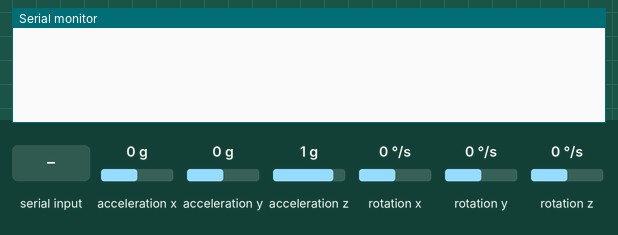
Bench run of a sketch on a simulated Arduino Uno, built with avr-gcc and run on an emulated ATmega328P. On the bench: the last lines printed to the serial monitor. Wiring (inferred from the names in the program): MPU-6050 motion sensor at I2C address 0x68. The inputs (shaded band) are chosen by the test bench; at power-on: acceleration x 0 g, acceleration y 0 g, acceleration z 1 g, rotation x 0 °/s, rotation y 0 °/s, rotation z 0 °/s.

Above: at 1.2 s.
1.3 s: "90,45\n" received over Serial
At 2.0 s:
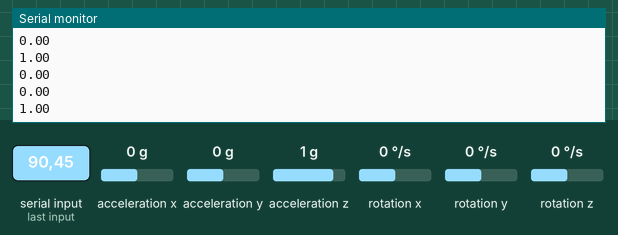
2.8 s: acceleration x set to -1.4 g
At 3.8 s:
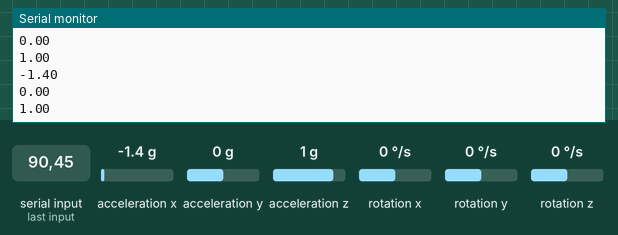
4.3 s: acceleration y set to -0.8 g
Timing chart, 0 to 5.3 s (numbered marks = the images above; inputs shaded):
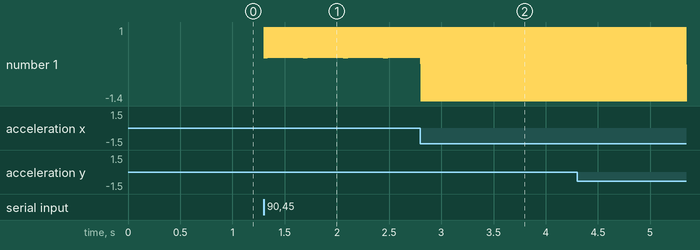

Measured:
- after the input at 1.3 s, the serial monitor: prints a new line at once (image 1)
- after the input at 2.8 s, the serial monitor: prints a new line at once (image 2)

The sketch:

Robot_wk_Sense.ino
```cpp
#include "IMU.h"

#define RPINA 2
#define RPINB 8
#define LPINA 3
#define LPINB 9

#define Rinterrupt 0//2番ピン
#define Linterrupt 1//3番ピン

#define PINION_RADIUS 11.2//[mm]
#define PPR 1024//512*2

#define ENCODE//encoderのONOFF

//PCから受け取る値
int Receive_flag=0.0;//PCから受信したフラグ
bool Receive=false;//true：受信 false：受信していない

//エンコーダ
volatile long Rcount;
volatile long Lcount;
float Rdisp;//脚の長さの測定値
float Ldisp;

//IMU
IMU imu;

void setup()
{
  Serial.begin(115200);

  imu.IMU_Init();

  #ifndef ENCODE
    Init_Encode();
    attachInterrupt(Rinterrupt, REncode, CHANGE);
    attachInterrupt(Linterrupt, LEncode, CHANGE);
  #endif

}

void loop()
{
  imu.IMU_sense();//ロール・ピッチ・ヨー角の算出

  #ifndef ENCODE
    CallDisp();//右、左足のストロークの算出
  #endif

  serial_read();

  if(Receive==true)
  {

    serial_write();
    //print挟んで確認
    //Receive=false;

  }

}

void CallDisp()
{
  Rdisp=((float)Rcount/PPR)*2*PI*PINION_RADIUS;
  Ldisp=((float)Lcount/PPR)*2*PI*PINION_RADIUS;
}

void Init_Encode(void)
{
  pinMode(RPINA, INPUT);
  pinMode(RPINB, INPUT);
  pinMode(LPINA, INPUT);
  pinMode(LPINB, INPUT);

  Rcount=0;
  Lcount=0;
}

void REncode()  //右足側エンコード
{
  int Astate = digitalRead(RPINA);
  int Bstate = digitalRead(RPINB);
  if (Astate == 1)  //A is HIGH
  {
    if (Bstate == 1)  //B is HIGH
    {
      Rcount--;
    } else  //B is LOW
    {
      Rcount++;
    }
  } else  //A is LOW
  {
    if (Bstate == 1)
    {
      Rcount++;
    } else
    {
      Rcount--;
    }
  }
}

void LEncode()  //左足側エンコード
{
  int Astate = digitalRead(LPINA);
  int Bstate = digitalRead(LPINB);
  if (Astate == 1)  //A is HIGH
  {
    if (Bstate == 1)  //B is HIGH
    {
      Lcount--;
    } else  //B is LOW
    {
      Lcount++;
    }
  } else  //A is LOW
  {
    if (Bstate == 1)
    {
      Lcount++;
    } else
    {
      Lcount--;
    }
  }
}

void serial_read()
{

  if(Serial.available() >0)
  {
     Receive_flag = Serial.parseInt();
     Receive=true;

    while(Serial.available() > 0)
    {
      char t=Serial.read();//受信バッファクリア
    }

  }

}

void serial_write()
{
  Serial.println(imu.acc_x);
  Serial.println(imu.acc_y);
  Serial.println(imu.acc_z);
  /*
  Serial.print(imu.yaw*(180/PI));
  Serial.print(imu.roll*(180/PI));
  Serial.println(imu.pitch*(180/PI));
  */
}
```

IMU.cpp
```cpp
#include "IMU.h"

IMU::IMU()
{
  AccX=0;
  AccY=0;
  AccZ=0;
  Temp=0;
  GyroX=0;
  GyroY=0;
  GyroZ=0;

  acc_x=0.0;
  acc_y=0.0;
  acc_z=0.0;
  gyro_x=0.0;
  gyro_y=0.0;
  gyro_z=0.0;

  roll=0.0;
  pitch=0.0;
  yaw=0.0;
}

void IMU::IMU_Init()
{
  Wire.begin();

  Wire.beginTransmission(MPU6050_ADDR);
  Wire.write(0x6B);
  Wire.write(0);
  Wire.endTransmission();

  #ifndef MADGWICK
    MadgwickFilter.begin(100);
  #endif
}

void IMU::IMU_sense()
{
    //  send start address
  Wire.beginTransmission(MPU6050_ADDR);
  Wire.write(MPU6050_AX);
  Wire.endTransmission();
  //  request 14bytes (int16 x 7)
  Wire.requestFrom(MPU6050_ADDR, 14);
  //  get 14bytes
  AccX = Wire.read() << 8;  AccX |= Wire.read();
  AccY = Wire.read() << 8;  AccY |= Wire.read();
  AccZ = Wire.read() << 8;  AccZ |= Wire.read();
  Temp = Wire.read() << 8;  Temp |= Wire.read();  //  (Temp-12421)/340.0 [degC]
  GyroX = Wire.read() << 8; GyroX |= Wire.read();
  GyroY = Wire.read() << 8; GyroY |= Wire.read();
  GyroZ = Wire.read() << 8; GyroZ |= Wire.read();

  acc_x=AccX/16384.0;
  acc_y=AccY/16384.0;
  acc_z=AccZ/16384.0;

  gyro_x=GyroX/131.0;
  gyro_y=GyroY/131.0;
  gyro_z=GyroZ/131.0;

  #ifndef MADGWICK
    MadgwickFilter.updateIMU(gyro_x, gyro_y, gyro_z, acc_x, acc_y, acc_z);//フィルタリンク
    //ヨー・ロール・ピッチ角の算出
    roll  = MadgwickFilter.getRollRadians();
    pitch = MadgwickFilter.getPitchRadians();
    yaw   = MadgwickFilter.getYawRadians();
  #endif
}
```

IMU.h
```cpp
#ifndef IMU_H
#define IMU_H

#include <Wire.h>
#include <Arduino.h>
#include<MadgwickAHRS.h>
//黄色線:SDL
//緑線:SDA
#define MPU6050_ADDR 0x68
#define MPU6050_AX  0x3B
#define MPU6050_AY  0x3D
#define MPU6050_AZ  0x3F
#define MPU6050_TP  0x41    //  data not used
#define MPU6050_GX  0x43
#define MPU6050_GY  0x45
#define MPU6050_GZ  0x47

//#define MADGWICK

class IMU
{
  private:
    short int AccX, AccY, AccZ;
    short int Temp;
    short int GyroX, GyroY, GyroZ;

    Madgwick MadgwickFilter;

  public:
    double acc_x,acc_y,acc_z;
    double gyro_x,gyro_y,gyro_z;
    double roll,pitch,yaw;
    IMU();
    void IMU_Init();
    void IMU_sense();
};

#endif
```
